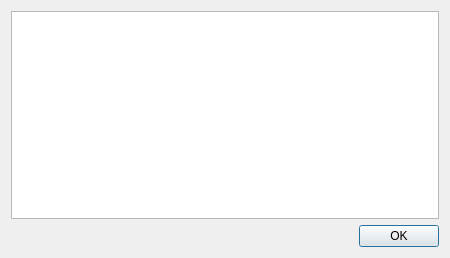
<?xml version="1.0" encoding="UTF-8"?>
<ui version="4.0">
 <class>ControlPointPropertyDialog</class>
 <widget class="QDialog" name="ControlPointPropertyDialog">
  <property name="geometry">
   <rect>
    <x>0</x>
    <y>0</y>
    <width>450</width>
    <height>258</height>
   </rect>
  </property>
  <property name="windowTitle">
   <string>Dialog</string>
  </property>
  <layout class="QGridLayout" name="gridLayout">
   <item row="0" column="0">
    <layout class="QVBoxLayout" name="verticalLayout">
     <item>
      <widget class="QTableWidget" name="propertyTable">
       <property name="editTriggers">
        <set>QAbstractItemView::DoubleClicked</set>
       </property>
       <property name="verticalScrollMode">
        <enum>QAbstractItemView::ScrollPerPixel</enum>
       </property>
       <property name="horizontalScrollMode">
        <enum>QAbstractItemView::ScrollPerPixel</enum>
       </property>
       <attribute name="horizontalHeaderVisible">
        <bool>false</bool>
       </attribute>
       <attribute name="horizontalHeaderHighlightSections">
        <bool>false</bool>
       </attribute>
      </widget>
     </item>
     <item>
      <layout class="QHBoxLayout" name="horizontalLayout">
       <item>
        <spacer name="horizontalSpacer">
         <property name="orientation">
          <enum>Qt::Horizontal</enum>
         </property>
         <property name="sizeHint" stdset="0">
          <size>
           <width>138</width>
           <height>20</height>
          </size>
         </property>
        </spacer>
       </item>
       <item>
        <widget class="QPushButton" name="pushButton">
         <property name="text">
          <string>OK</string>
         </property>
         <property name="icon">
          <iconset resource="resource.qrc">
           <normaloff>:/icon/dialog-ok.svg</normaloff>:/icon/dialog-ok.svg</iconset>
         </property>
        </widget>
       </item>
      </layout>
     </item>
    </layout>
   </item>
  </layout>
 </widget>
 <resources>
  <include location="resource.qrc"/>
 </resources>
 <connections>
  <connection>
   <sender>pushButton</sender>
   <signal>clicked()</signal>
   <receiver>ControlPointPropertyDialog</receiver>
   <slot>accept()</slot>
   <hints>
    <hint type="sourcelabel">
     <x>357</x>
     <y>272</y>
    </hint>
    <hint type="destinationlabel">
     <x>235</x>
     <y>264</y>
    </hint>
   </hints>
  </connection>
 </connections>
</ui>
